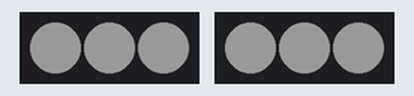
Recording of a sketch running on a simulated Arduino Uno, built with avr-gcc and run on an emulated ATmega328P. On the bench: 2 × 3 RGB LEDs in strip order, left to right. Dim RGB values are drawn brighter than linear; random numbers use the default seed unless the sketch sets one.

Above: at 0.08 s.
At 0.5 s:
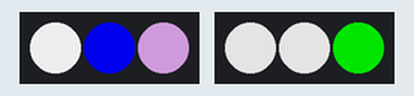
At 0.94 s:
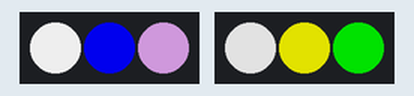
At 1.74 s:
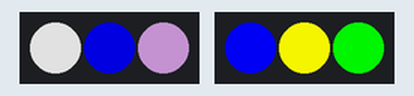
At 39.4 s:
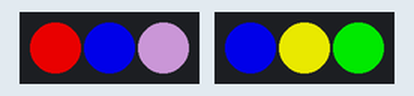
Timing chart, 0 to 40.0 s (numbered marks = the images above):
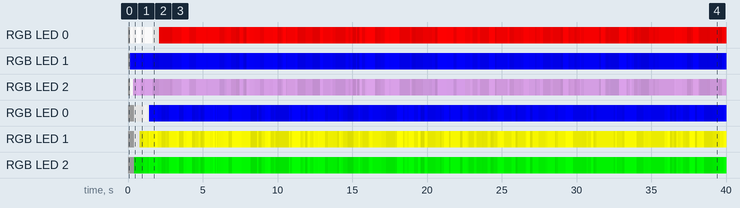

Measured:
- by itself, RGB LED 1: off → RGB(25, 25, 25) at 0.00 s, → RGB(0, 0, 228) 0.16 s later, → RGB(0, 0, 201) 0.19 s later, → RGB(0, 0, 252) 0.24 s later, … (150 changes in this stretch)
- by itself, RGB LED 2: off → RGB(25, 25, 25) at 0.00 s, → RGB(0, 171, 0) 0.40 s later, → RGB(0, 165, 0) 0.38 s later, → RGB(0, 211, 0) 0.26 s later, … (168 changes in this stretch)

The sketch:

Kyber_Glow_Random_2.ino
```cpp
#include <Adafruit_NeoPixel.h>

Adafruit_NeoPixel strip[2];
uint8_t pins[2] = {6, 12};

void setup() {

 for (int x = 0; x <= 1; x++) {
    strip[x].updateLength(3);
    strip[x].updateType(NEO_GRB + NEO_KHZ800);
    strip[x].setPin(pins[x]);
  }

  for (int x = 0; x <= 1 ; x++) {
    strip[x].begin();
    strip[x].show();
    for (int p = 0; p <= 2; p++) {
      strip[x].setPixelColor(p, strip[x].Color(255,255,255));
    }
    strip[x].setBrightness(25);
    strip[x].show();
  }
  randomSeed(analogRead(0));
}

void loop() {
    // Pulse all Pixels
  colorPulse();
}

void colorPulse() {
  int stripNumber = random(0,2);
  int pixelNumber = random(0,3);
  int rColor = random(5,21);
  int bColor = random(100,256);
  int iDelay = random(50,201);
  int iBright = random(150,256);

  if ((stripNumber == 0) && (pixelNumber == 0)) {
    strip[stripNumber].setPixelColor(pixelNumber, strip[stripNumber].Color(255,0,0));
  } else if ((stripNumber == 0) && (pixelNumber == 1)) {
    strip[stripNumber].setPixelColor(pixelNumber, strip[stripNumber].Color(0,0,255));
  } else if ((stripNumber == 0) && (pixelNumber == 2)) {
    strip[stripNumber].setPixelColor(pixelNumber, strip[stripNumber].Color(178,132,190));
  } else if ((stripNumber == 1) && (pixelNumber == 0)) {
    strip[stripNumber].setPixelColor(pixelNumber, strip[stripNumber].Color(0,0,255));
  } else if ((stripNumber == 1) && (pixelNumber == 1)) {
    strip[stripNumber].setPixelColor(pixelNumber, strip[stripNumber].Color(255,255,0));
  } else if ((stripNumber == 1) && (pixelNumber == 2)) {
    strip[stripNumber].setPixelColor(pixelNumber, strip[stripNumber].Color(0,255,0));
  } else {
    strip[stripNumber].setPixelColor(pixelNumber, strip[stripNumber].Color(rColor, 255, bColor));
  }
  delay(iDelay);
  strip[stripNumber].setBrightness(iBright);
  strip[stripNumber].show();
}
```
